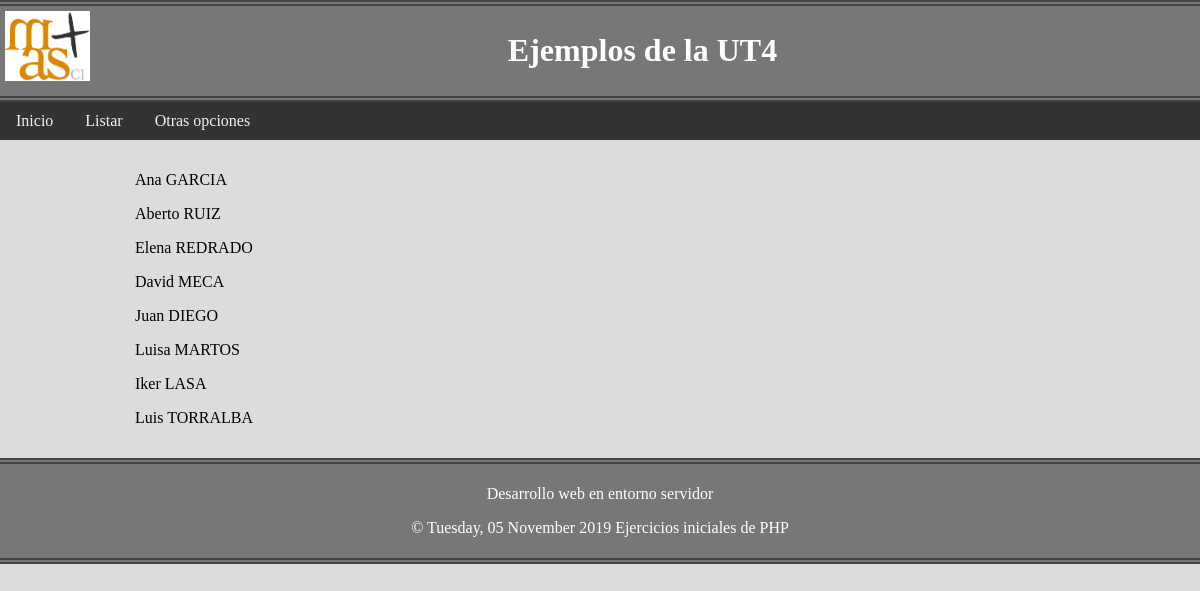
The page / on the database its author committed.
### tables this page shows
CREATE TABLE `personas` (
  `idPersona` int(3) NOT NULL,
  `nombre` varchar(50) NOT NULL,
  `apellido` varchar(50) NOT NULL,
  `edad` int(3) NOT NULL,
  `estadoC` varchar(1) NOT NULL,
  `sexo` varchar(1) NOT NULL
);

### index.php (called while the page is built, shortened)
<?php
require_once 'modelo/conexion.php';
include "helper/utilidades.php";
$sql = 'SELECT nombre, apellido FROM personas';
$personas = obtenerRegistros($conexion, $sql);
include "vistas/vista_inicio.php";

### helper/utilidades.php (called while the page is built, shortened)
<?php
function obtenerRegistros($conexion, $sql)
{
    $resul = mysqli_query($conexion, $sql);
    $registros = array();
    while ($fila = mysqli_fetch_array($resul)) {
        $registros[] = $fila;
    }
    return $registros;
}

### vistas/vista_inicio.php (the view)
<?php
 include "cabecera.php";
 foreach ($personas as $persona)
 {
 echo "<div class='persona'>";
 echo "<p> " . htmlspecialchars($persona['nombre']) . " " .
 strtoupper(htmlspecialchars($persona['apellido'])) . "</p>";
 echo "</div>\n";
 }
 include "pie.php";
?>

### vistas/cabecera.php (shortened to what this page needs)
<!DOCTYPE html>
<html lang="es">
<head>
    <link rel="stylesheet" type="text/css" href="css/estilo1.css">
</head>
<body>
    <header>
        <img src='img\logo.png' width="85" height="70" alt="El logo de Mª Ana Sanz" />
        <h1>Ejemplos de la UT4</h1>
    </header>
    <nav>
        <a href="?">Inicio</a>
        <a href="?opcion=listar">Listar</a>
        <a href="#">Otras opciones</a>
    </nav>
    <main>
        <section>

### vistas/pie.php (shortened to what this page needs)
</section>
    </main>
    <footer>
        <p>Desarrollo web en entorno servidor</p>
        <p class="copyright">
            &copy;
            <?php
            $fecha = strftime("%A, %d  %B %Y");
            echo utf8_encode($fecha);
            ?> Ejercicios iniciales de PHP
        </p>
    </footer>
</body>
</html>

### css/estilo1.css (style rules this page uses)
* { box-sizing: border-box; }
body { background-color: gainsboro; margin: 0; }
header { background-color: #777; border-bottom: 6px double #444; border-top: 6px double #444; color: white; padding: 5px; text-align: center; }
img { float: left; }
nav { background-color: #333; overflow: hidden; }
nav a { color: #f2f2f2; display: block; float: left; padding: 10px 16px; text-align: center; text-decoration: none; }
main { background: #f0f0f0; margin: 0 auto; width: 80%; }
section { float: left; padding: 15px; width: 100%; }
footer { background-color: #777; border-bottom: 6px double#444; border-top: 6px double #444; clear: left; color: white; padding: 5px; text-align: center; }

### rows shown on the page
personas: nombre "Ana", apellido "GARCIA"
personas: nombre "Aberto", apellido "RUIZ"
personas: nombre "Elena", apellido "REDRADO"
personas: nombre "David", apellido "MECA"
personas: nombre "Juan", apellido "DIEGO"
personas: nombre "Luisa", apellido "MARTOS"
personas: nombre "Iker", apellido "LASA"
personas: nombre "Luis", apellido "TORRALBA"

### other values the page prints
utf8_encode($fecha) "Tuesday, 05 November 2019"
